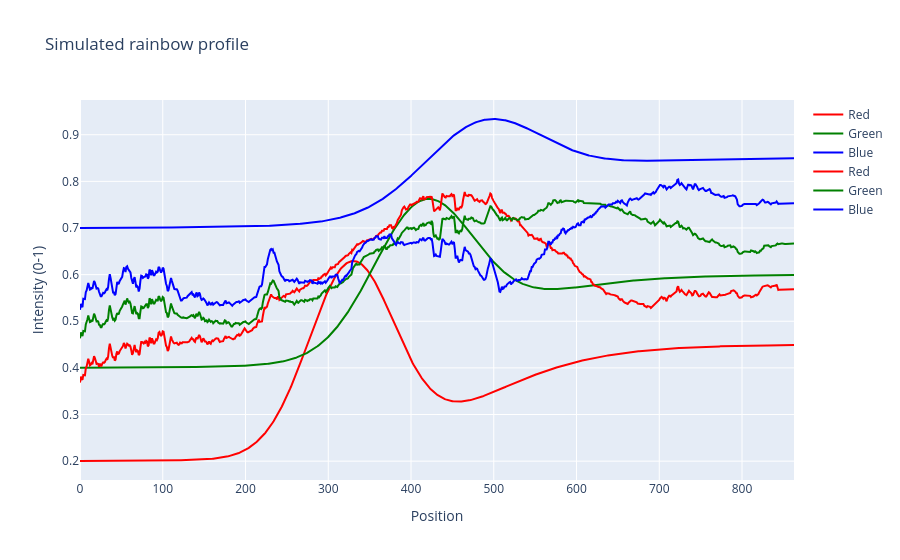

Write notebook code for a chart like this one.
### Code cell
import ipywidgets as widgets

position = distance
channel_names = ["Red", "Green", "Blue"]
colors = config["plots"]["rgb_colors"]

def plot_profiles(shift=0.0, scale=1.0):
    profile = simulated_rainbow_profile(num_points=len(rgb01))
    simulated_position = np.clip(position + shift, position.min(), position.max())

    fig = go.Figure()
    for i, color in enumerate(colors):
        fig.add_trace(go.Scatter(
            x=simulated_position,
            y=np.clip(profile[:, i + 1] * scale, 0, 1),
            mode="lines",
            name=f"Simulated {channel_names[i]}",
            line=dict(color=color, dash="dot"),
        ))

    for i, color in enumerate(colors):
        fig.add_trace(go.Scatter(
            x=distance,
            y=rgb01[:, i],
            mode="lines",
            name=f"Measured {channel_names[i]}",
            line=dict(color=color),
        ))

    fig.update_layout(
        title="Simulated vs. measured rainbow profile",
        xaxis_title="Position",
        yaxis_title="Intensity (0-1)",
    )
    fig.show()

widgets.interact(
    plot_profiles,
    shift=widgets.FloatSlider(value=0.0, min=-100.0, max=100.0, step=1.0, description="Shift"),
    scale=widgets.FloatSlider(value=1.0, min=0.5, max=1.5, step=0.05, description="Scale"),
)

### Figure 1 — Plotly figure (JSON) as saved in the notebook; plotly's stock layout.template omitted (floating-point values rounded to 4 significant figures; data arrays with more than 128 entries replaced by an {"elided": "..."} marker saying what was removed)
{"data": [{"line": {"color": "red"}, "mode": "lines", "name": "Red", "type": "scatter", "x": {"elided": "864 float values"}, "y": {"elided": "864 float values"}}, {"line": {"color": "green"}, "mode": "lines", "name": "Green", "type": "scatter", "x": {"elided": "864 float values"}, "y": {"elided": "864 float values"}}, {"line": {"color": "blue"}, "mode": "lines", "name": "Blue", "type": "scatter", "x": {"elided": "864 float values"}, "y": {"elided": "864 float values"}}, {"line": {"color": "red"}, "mode": "lines", "name": "Red", "type": "scatter", "x": {"elided": "864 float values"}, "y": {"elided": "864 float values"}}, {"line": {"color": "green"}, "mode": "lines", "name": "Green", "type": "scatter", "x": {"elided": "864 float values"}, "y": {"elided": "864 float values"}}, {"line": {"color": "blue"}, "mode": "lines", "name": "Blue", "type": "scatter", "x": {"elided": "864 float values"}, "y": {"elided": "864 float values"}}], "layout": {"title": {"text": "Simulated rainbow profile"}, "xaxis": {"title": {"text": "Position"}}, "yaxis": {"title": {"text": "Intensity (0-1)"}}}}
